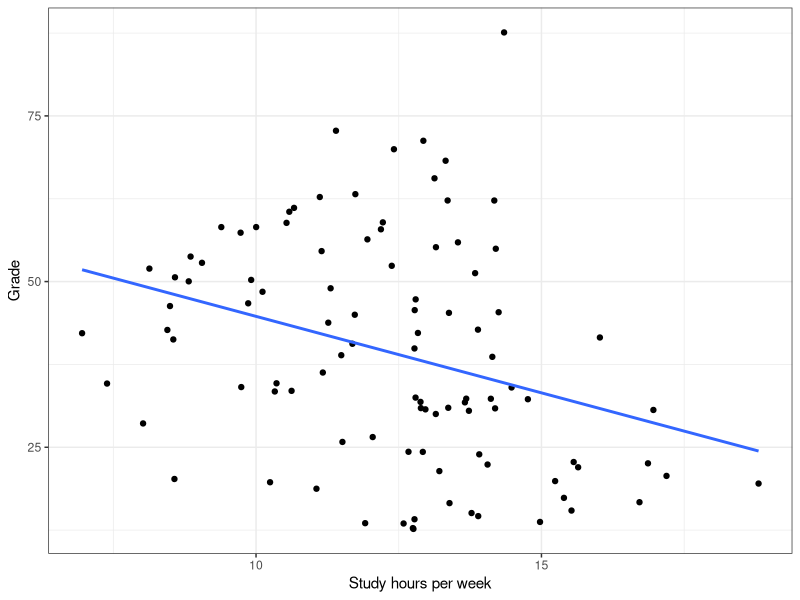
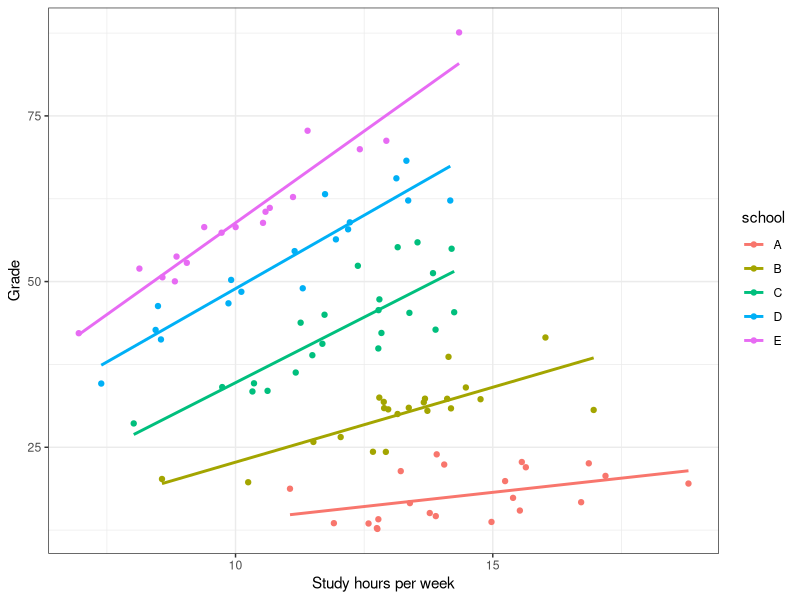
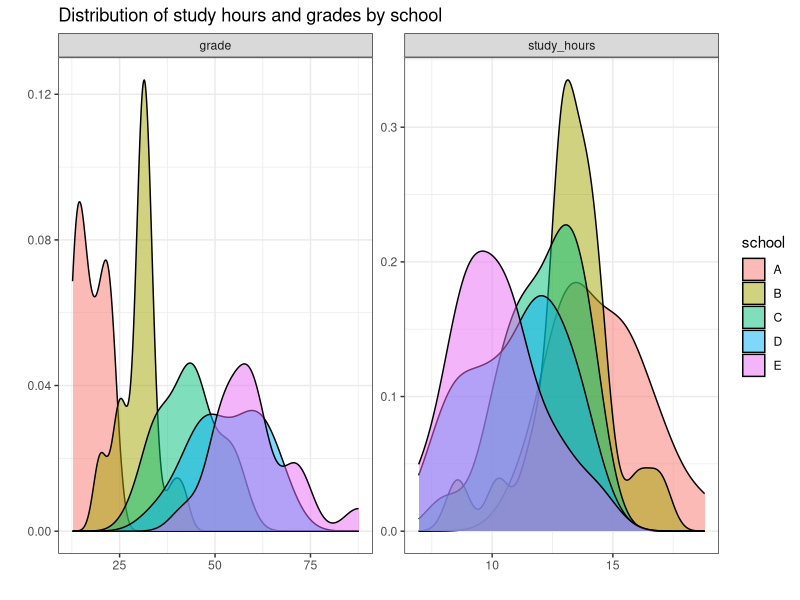
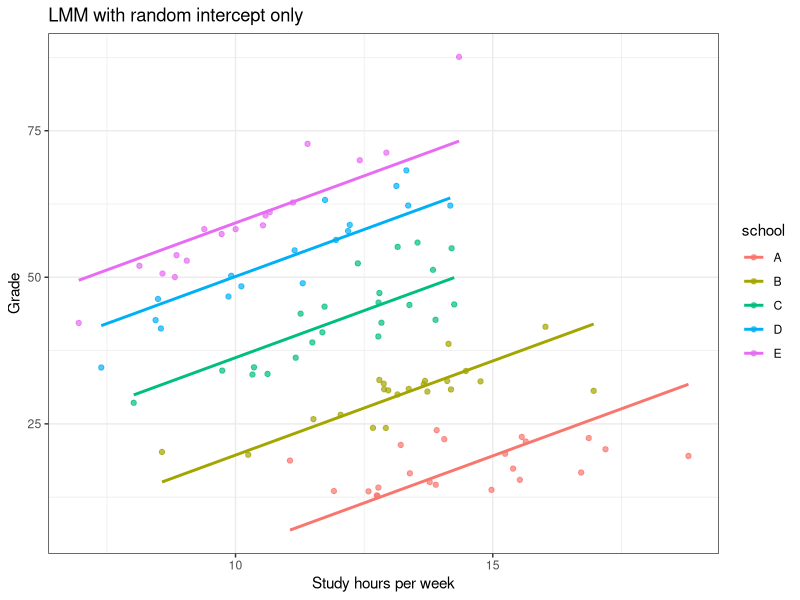
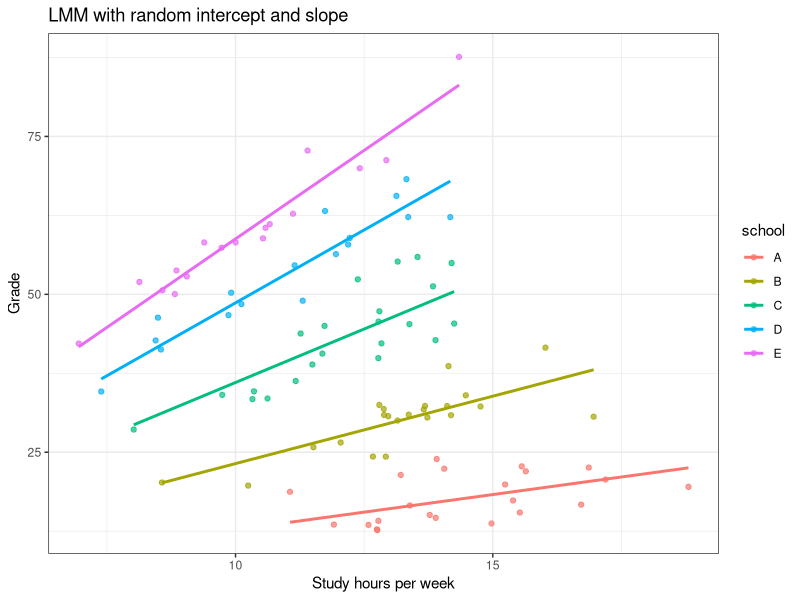
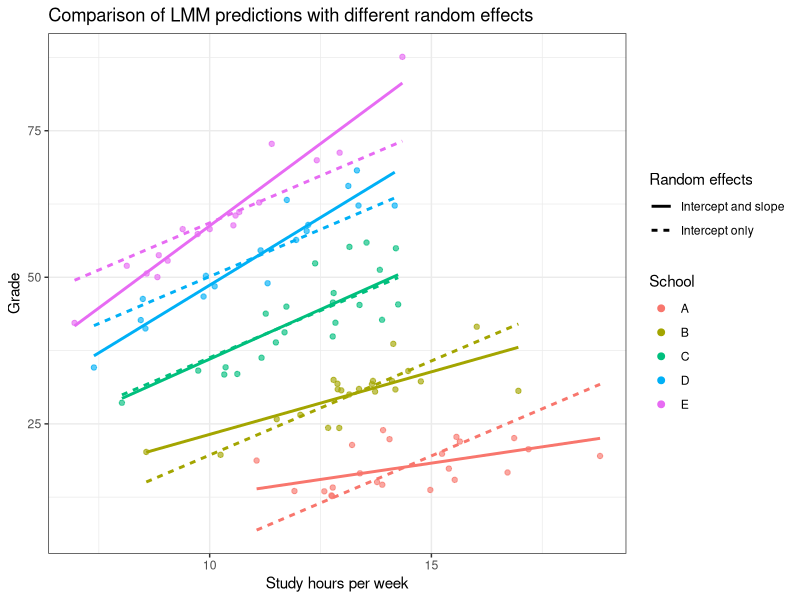
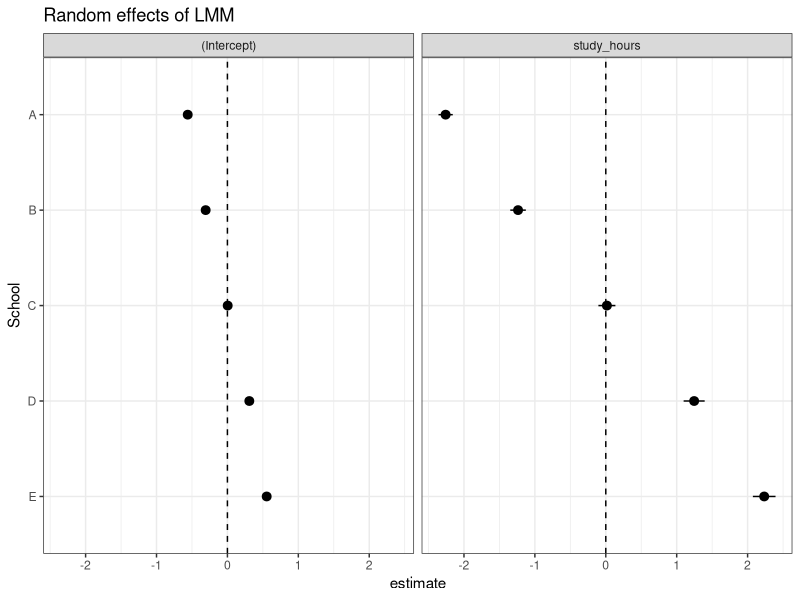

R code for these plots, in order:
## ---- chunk 1
library(broom) # tidy models
library(broom.mixed) # broom for LMMs
library(lme4) # fitting LMMs
library(lmerTest) # e.g. computing p-values for LMMs
library(tidyverse)
## ---- chunk 2
set.seed(1)
df <- data.frame(school = c(rep(1:3, 22), rep(4:5, 17))) %>% 
  mutate(study_hours = rnorm(100, 15, 2) - school) %>%
  group_by(school) %>%
  mutate(grade = study_hours*rnorm(n(),0.7*school*1.7,.3)) %>%
  ungroup %>%
  mutate(school = factor(school, labels = c("A", "B", "C", "D", "E"))) 


## ---- chunk 3
summary(df)
## ---- chunk 4
df %>%
  ggplot(aes(study_hours, grade)) + geom_point() +
  geom_smooth(method = "lm", se = F) +
  labs(x = "Study hours per week", y = "Grade") +
  theme_bw()

## ---- chunk 5
df %>%
  ggplot(aes(study_hours, grade, colour = school)) + geom_point() +
  geom_smooth(method = "lm", se = F) +
  labs(x = "Study hours per week", y = "Grade") +
  theme_bw()

## ---- chunk 6
df %>%
  gather(var, value, -school) %>%
  ggplot(aes(value, fill = school)) + geom_density(alpha = .5) +
  facet_wrap(~var, scales = "free") +
  theme_bw() +
  labs(x = "", y = "", title = "Distribution of study hours and grades by school")

## ---- chunk 7
lmm_ic_fit <- lmer(grade ~ study_hours + (1|school), data = df)

summary(lmm_ic_fit)
## ---- chunk 8
# define plotting function 
plot_model <- function(model, my_title = "default title") {
  p <- augment(model) %>%
    ggplot(aes(colour = school)) +
    geom_point(aes(study_hours, grade), alpha = .7) +
    geom_line(aes(study_hours, .fitted), size = 1) +
    labs(x = "Study hours per week", y = "Grade", title = my_title) +
    theme_bw()
  
  p
  
}

## ---- chunk 9

plot_model(model = lmm_ic_fit, my_title = "LMM with random intercept only") 


## ---- chunk 10
lmm_fit <- lmer(grade ~ study_hours + (study_hours|school), data = df)

## ---- chunk 11

plot_model(lmm_fit, "LMM with random intercept and slope")

## ---- chunk 12

augment(lmm_fit) %>%
  full_join(augment(lmm_ic_fit), by = c("grade", "study_hours", "school"), suffix = c("_lmm", "_lmm_ic")) %>%
  select(grade:.fitted_lmm, .fitted_lmm_ic) %>%
  gather(model, predicted_value, .fitted_lmm, .fitted_lmm_ic) %>%
  mutate(model = if_else(model == ".fitted_lmm", "Intercept and slope", "Intercept only")) %>%
  ggplot(aes(colour = school)) +
  geom_point(aes(study_hours, grade), alpha = .4) +
  geom_line(aes(study_hours, predicted_value, linetype = model), size = 1) +
  labs(x = "Study hours per week", y = "Grade", colour = "School", linetype = "Random effects",
       title = "Comparison of LMM predictions with different random effects") +
  theme_bw() +
  guides(color = guide_legend(override.aes = list(linetype = NULL, alpha = 1, size = 2))) # override aesthetics to 1. remove line from School legend and 2. remove transparency from legend points

## ---- chunk 13

tidy(lmm_fit, effects="ran_vals") %>%
  ggplot(aes(fct_rev(level), estimate))+
  geom_pointrange(aes(ymin = estimate - 1.96*std.error,
                      ymax = estimate + 1.96*std.error)) +
  facet_wrap(~term) +
  geom_hline(aes(yintercept = 0), linetype = "dashed") +
  coord_flip() +
  theme_bw() +
  labs(x = "School", title = "Random effects of LMM")
